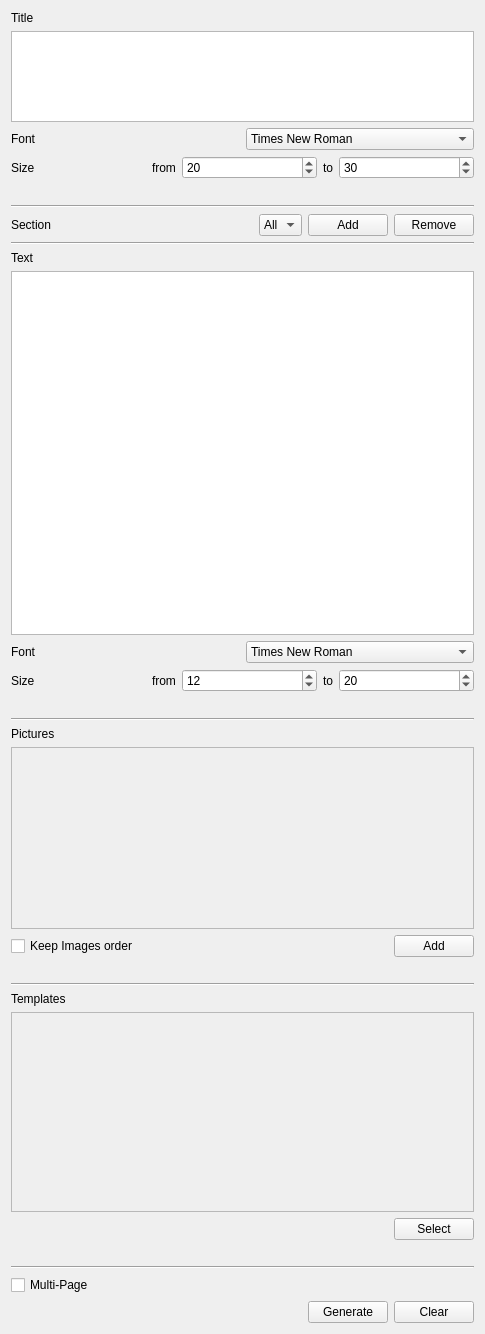
      <widget class="QWidget" name="inputwidget">
       <property name="enabled">
        <bool>true</bool>
       </property>
       <property name="geometry">
        <rect>
         <x>0</x>
         <y>0</y>
         <width>485</width>
         <height>1334</height>
        </rect>
       </property>
       <property name="sizePolicy">
        <sizepolicy hsizetype="MinimumExpanding" vsizetype="Preferred">
         <horstretch>0</horstretch>
         <verstretch>0</verstretch>
        </sizepolicy>
       </property>
       <layout class="QVBoxLayout" name="verticalLayout_2">
        <item>
         <widget class="QLabel" name="title_label">
          <property name="sizePolicy">
           <sizepolicy hsizetype="Preferred" vsizetype="Preferred">
            <horstretch>0</horstretch>
            <verstretch>0</verstretch>
           </sizepolicy>
          </property>
          <property name="text">
           <string>Title</string>
          </property>
         </widget>
        </item>
        <item>
         <widget class="QPlainTextEdit" name="title_input">
          <property name="sizePolicy">
           <sizepolicy hsizetype="Preferred" vsizetype="Preferred">
            <horstretch>0</horstretch>
            <verstretch>1</verstretch>
           </sizepolicy>
          </property>
          <property name="minimumSize">
           <size>
            <width>0</width>
            <height>40</height>
           </size>
          </property>
          <property name="maximumSize">
           <size>
            <width>4164374</width>
            <height>16777215</height>
           </size>
          </property>
         </widget>
        </item>
        <item>
         <layout class="QHBoxLayout" name="horizontalLayout_9">
          <item>
           <widget class="QLabel" name="title_font_label">
            <property name="text">
             <string>Font</string>
            </property>
           </widget>
          </item>
          <item>
           <widget class="QComboBox" name="title_font_combo">
            <item>
             <property name="text">
              <string>Times New Roman</string>
             </property>
            </item>
            <item>
             <property name="text">
              <string>Arial</string>
             </property>
            </item>
            <item>
             <property name="text">
              <string>Helvetica</string>
             </property>
            </item>
            <item>
             <property name="text">
              <string>Optima</string>
             </property>
            </item>
            <item>
             <property name="text">
              <string>Futura</string>
             </property>
            </item>
           </widget>
          </item>
         </layout>
        </item>
        <item>
         <layout class="QHBoxLayout" name="horizontalLayout_2">
          <item>
           <widget class="QLabel" name="font_size_label">
            <property name="text">
             <string>Size</string>
            </property>
           </widget>
          </item>
          <item>
           <widget class="QLabel" name="label_6">
            <property name="sizePolicy">
             <sizepolicy hsizetype="Fixed" vsizetype="Preferred">
              <horstretch>0</horstretch>
              <verstretch>0</verstretch>
             </sizepolicy>
            </property>
            <property name="text">
             <string>from</string>
            </property>
           </widget>
          </item>
          <item>
           <widget class="QSpinBox" name="min_title_font_size_box">
            <property name="minimum">
             <number>1</number>
            </property>
            <property name="maximum">
             <number>50</number>
            </property>
            <property name="value">
             <number>20</number>
            </property>
           </widget>
          </item>
          <item>
           <widget class="QLabel" name="label_5">
            <property name="sizePolicy">
             <sizepolicy hsizetype="Fixed" vsizetype="Preferred">
              <horstretch>0</horstretch>
              <verstretch>0</verstretch>
             </sizepolicy>
            </property>
            <property name="text">
             <string>to</string>
            </property>
           </widget>
          </item>
          <item>
           <widget class="QSpinBox" name="max_title_font_size_box">
            <property name="minimum">
             <number>1</number>
            </property>
            <property name="maximum">
             <number>50</number>
            </property>
            <property name="value">
             <number>30</number>
            </property>
           </widget>
          </item>
         </layout>
        </item>
        <item>
         <spacer name="horizontalSpacer">
          <property name="orientation">
           <enum>Qt::Horizontal</enum>
          </property>
          <property name="sizeHint" stdset="0">
           <size>
            <width>40</width>
            <height>20</height>
           </size>
          </property>
         </spacer>
        </item>
        <item>
         <widget class="Line" name="line">
          <property name="orientation">
           <enum>Qt::Horizontal</enum>
          </property>
         </widget>
        </item>
        <item>
         <layout class="QHBoxLayout" name="horizontalLayout_4">
          <item>
           <widget class="QLabel" name="SectionLabel">
            <property name="sizePolicy">
             <sizepolicy hsizetype="Preferred" vsizetype="Preferred">
              <horstretch>1</horstretch>
              <verstretch>0</verstretch>
             </sizepolicy>
            </property>
            <property name="text">
             <string>Section</string>
            </property>
           </widget>
          </item>
          <item>
           <widget class="QComboBox" name="comboBox_2">
            <property name="sizePolicy">
             <sizepolicy hsizetype="Preferred" vsizetype="Fixed">
              <horstretch>0</horstretch>
              <verstretch>0</verstretch>
             </sizepolicy>
            </property>
            <property name="currentText">
             <string>All</string>
            </property>
            <item>
             <property name="text">
              <string>All</string>
             </property>
            </item>
           </widget>
          </item>
          <item>
           <widget class="QPushButton" name="pushButton">
            <property name="sizePolicy">
             <sizepolicy hsizetype="Minimum" vsizetype="Fixed">
              <horstretch>0</horstretch>
              <verstretch>0</verstretch>
             </sizepolicy>
            </property>
            <property name="text">
             <string>Add</string>
            </property>
           </widget>
          </item>
          <item>
           <widget class="QPushButton" name="pushButton_2">
            <property name="sizePolicy">
             <sizepolicy hsizetype="Minimum" vsizetype="Fixed">
              <horstretch>0</horstretch>
              <verstretch>0</verstretch>
             </sizepolicy>
            </property>
            <property name="text">
             <string>Remove</string>
            </property>
           </widget>
          </item>
         </layout>
        </item>
        <item>
         <widget class="Line" name="line_5">
          <property name="orientation">
           <enum>Qt::Horizontal</enum>
          </property>
         </widget>
        </item>
        <item>
         <widget class="QLabel" name="text_label">
          <property name="text">
           <string>Text</string>
          </property>
         </widget>
        </item>
        <item>
         <widget class="QPlainTextEdit" name="text_input">
          <property name="enabled">
           <bool>true</bool>
          </property>
          <property name="sizePolicy">
           <sizepolicy hsizetype="Preferred" vsizetype="Preferred">
            <horstretch>0</horstretch>
            <verstretch>4</verstretch>
           </sizepolicy>
          </property>
          <property name="minimumSize">
           <size>
            <width>0</width>
            <height>250</height>
           </size>
          </property>
          <property name="styleSheet">
           <string notr="true">QPlainTextEdit
{
//background-color: white;
}</string>
          </property>
          <property name="plainText">
           <string/>
          </property>
         </widget>
        </item>
        <item>
         <layout class="QHBoxLayout" name="horizontalLayout_10">
          <item>
           <widget class="QLabel" name="text_font_label">
            <property name="text">
             <string>Font</string>
            </property>
           </widget>
          </item>
          <item>
           <widget class="QComboBox" name="text_font_combo">
            <item>
             <property name="text">
              <string>Times New Roman</string>
             </property>
            </item>
            <item>
             <property name="text">
              <string>Arial</string>
             </property>
            </item>
            <item>
             <property name="text">
              <string>Helvetica</string>
             </property>
            </item>
            <item>
             <property name="text">
              <string>Optima</string>
             </property>
            </item>
            <item>
             <property name="text">
              <string>Futura</string>
             </property>
            </item>
           </widget>
          </item>
         </layout>
        </item>
        <item>
         <layout class="QHBoxLayout" name="horizontalLayout_3">
          <item>
           <widget class="QLabel" name="font_size_label_2">
            <property name="text">
             <string>Size</string>
            </property>
           </widget>
          </item>
          <item>
           <widget class="QLabel" name="label_8">
            <property name="sizePolicy">
             <sizepolicy hsizetype="Fixed" vsizetype="Preferred">
              <horstretch>0</horstretch>
              <verstretch>0</verstretch>
             </sizepolicy>
            </property>
            <property name="text">
             <string>from</string>
            </property>
           </widget>
          </item>
          <item>
           <widget class="QSpinBox" name="min_text_font_size_box">
            <property name="sizePolicy">
             <sizepolicy hsizetype="Preferred" vsizetype="Preferred">
              <horstretch>0</horstretch>
              <verstretch>0</verstretch>
             </sizepolicy>
            </property>
            <property name="minimum">
             <number>1</number>
            </property>
            <property name="maximum">
             <number>40</number>
            </property>
            <property name="value">
             <number>12</number>
            </property>
           </widget>
          </item>
          <item>
           <widget class="QLabel" name="label_9">
            <property name="sizePolicy">
             <sizepolicy hsizetype="Fixed" vsizetype="Preferred">
              <horstretch>0</horstretch>
              <verstretch>0</verstretch>
             </sizepolicy>
            </property>
            <property name="text">
             <string>to</string>
            </property>
           </widget>
          </item>
          <item>
           <widget class="QSpinBox" name="max_text_font_size_box">
            <property name="sizePolicy">
             <sizepolicy hsizetype="Preferred" vsizetype="Preferred">
              <horstretch>0</horstretch>
              <verstretch>0</verstretch>
             </sizepolicy>
            </property>
            <property name="minimum">
             <number>1</number>
            </property>
            <property name="maximum">
             <number>40</number>
            </property>
            <property name="value">
             <number>20</number>
            </property>
           </widget>
          </item>
         </layout>
        </item>
        <item>
         <spacer name="horizontalSpacer_2">
          <property name="orientation">
           <enum>Qt::Horizontal</enum>
          </property>
          <property name="sizeHint" stdset="0">
           <size>
            <width>40</width>
            <height>20</height>
           </size>
          </property>
         </spacer>
        </item>
        <item>
         <widget class="Line" name="line_2">
          <property name="orientation">
           <enum>Qt::Horizontal</enum>
          </property>
         </widget>
        </item>
        <item>
         <widget class="QLabel" name="picture_label">
          <property name="text">
           <string>Pictures</string>
          </property>
         </widget>
        </item>
        <item>
         <widget class="QScrollArea" name="picture_area">
          <property name="sizePolicy">
           <sizepolicy hsizetype="Expanding" vsizetype="Expanding">
            <horstretch>0</horstretch>
            <verstretch>2</verstretch>
           </sizepolicy>
          </property>
          <property name="minimumSize">
           <size>
            <width>0</width>
            <height>155</height>
           </size>
          </property>
          <property name="widgetResizable">
           <bool>true</bool>
          </property>
          <widget class="PictureBox" name="picture_box">
           <property name="geometry">
            <rect>
             <x>0</x>
             <y>0</y>
             <width>459</width>
             <height>153</height>
            </rect>
           </property>
           <layout class="QHBoxLayout" name="horizontalLayout_11"/>
          </widget>
         </widget>
        </item>
        <item>
         <layout class="QHBoxLayout" name="horizontalLayout_7">
          <item>
           <widget class="QCheckBox" name="img_order_check">
            <property name="sizePolicy">
             <sizepolicy hsizetype="Minimum" vsizetype="Fixed">
              <horstretch>1</horstretch>
              <verstretch>0</verstretch>
             </sizepolicy>
            </property>
            <property name="text">
             <string>Keep Images order</string>
            </property>
           </widget>
          </item>
          <item>
           <widget class="QPushButton" name="add_picture_button">
            <property name="text">
             <string>Add</string>
            </property>
           </widget>
          </item>
         </layout>
        </item>
        <item>
         <spacer name="horizontalSpacer_3">
          <property name="orientation">
           <enum>Qt::Horizontal</enum>
          </property>
          <property name="sizeHint" stdset="0">
           <size>
            <width>40</width>
            <height>20</height>
           </size>
          </property>
         </spacer>
        </item>
        <item>
         <widget class="Line" name="line_3">
          <property name="orientation">
           <enum>Qt::Horizontal</enum>
          </property>
         </widget>
        </item>
        <item>
         <widget class="QLabel" name="template_label">
          <property name="text">
           <string>Templates</string>
          </property>
         </widget>
        </item>
        <item>
         <widget class="QScrollArea" name="template_area">
          <property name="sizePolicy">
           <sizepolicy hsizetype="Expanding" vsizetype="Expanding">
            <horstretch>0</horstretch>
            <verstretch>2</verstretch>
           </sizepolicy>
          </property>
          <property name="minimumSize">
           <size>
            <width>0</width>
            <height>200</height>
           </size>
          </property>
          <property name="widgetResizable">
           <bool>true</bool>
          </property>
          <widget class="TemplateBox" name="template_box">
           <property name="geometry">
            <rect>
             <x>0</x>
             <y>0</y>
             <width>459</width>
             <height>198</height>
            </rect>
           </property>
           <layout class="QHBoxLayout" name="horizontalLayout_13"/>
          </widget>
         </widget>
        </item>
        <item>
         <layout class="QHBoxLayout" name="horizontalLayout_8">
          <item>
           <widget class="QLabel" name="label">
            <property name="sizePolicy">
             <sizepolicy hsizetype="Preferred" vsizetype="Preferred">
              <horstretch>1</horstretch>
              <verstretch>0</verstretch>
             </sizepolicy>
            </property>
            <property name="text">
             <string/>
            </property>
           </widget>
          </item>
          <item>
           <widget class="QPushButton" name="select_template_button">
            <property name="text">
             <string>Select</string>
            </property>
           </widget>
          </item>
         </layout>
        </item>
        <item>
         <spacer name="horizontalSpacer_4">
          <property name="orientation">
           <enum>Qt::Horizontal</enum>
          </property>
          <property name="sizeHint" stdset="0">
           <size>
            <width>40</width>
            <height>20</height>
           </size>
          </property>
         </spacer>
        </item>
        <item>
         <widget class="Line" name="line_4">
          <property name="orientation">
           <enum>Qt::Horizontal</enum>
          </property>
         </widget>
        </item>
        <item>
         <layout class="QHBoxLayout" name="horizontalLayout_12">
          <item>
           <widget class="QCheckBox" name="multi_page_check">
            <property name="text">
             <string>Multi-Page</string>
            </property>
           </widget>
          </item>
         </layout>
        </item>
        <item>
         <layout class="QHBoxLayout" name="horizontalLayout">
          <item>
           <spacer name="horizontalSpacer_5">
            <property name="orientation">
             <enum>Qt::Horizontal</enum>
            </property>
            <property name="sizeHint" stdset="0">
             <size>
              <width>40</width>
              <height>20</height>
             </size>
            </property>
           </spacer>
          </item>
          <item>
           <widget class="QPushButton" name="generate_button">
            <property name="sizePolicy">
             <sizepolicy hsizetype="Preferred" vsizetype="Preferred">
              <horstretch>0</horstretch>
              <verstretch>0</verstretch>
             </sizepolicy>
            </property>
            <property name="styleSheet">
             <string notr="true"/>
            </property>
            <property name="text">
             <string>Generate</string>
            </property>
            <property name="flat">
             <bool>false</bool>
            </property>
           </widget>
          </item>
          <item>
           <widget class="QPushButton" name="clear_button">
            <property name="sizePolicy">
             <sizepolicy hsizetype="Preferred" vsizetype="Preferred">
              <horstretch>0</horstretch>
              <verstretch>0</verstretch>
             </sizepolicy>
            </property>
            <property name="text">
             <string>Clear</string>
            </property>
           </widget>
          </item>
         </layout>
        </item>
       </layout>
      </widget>
